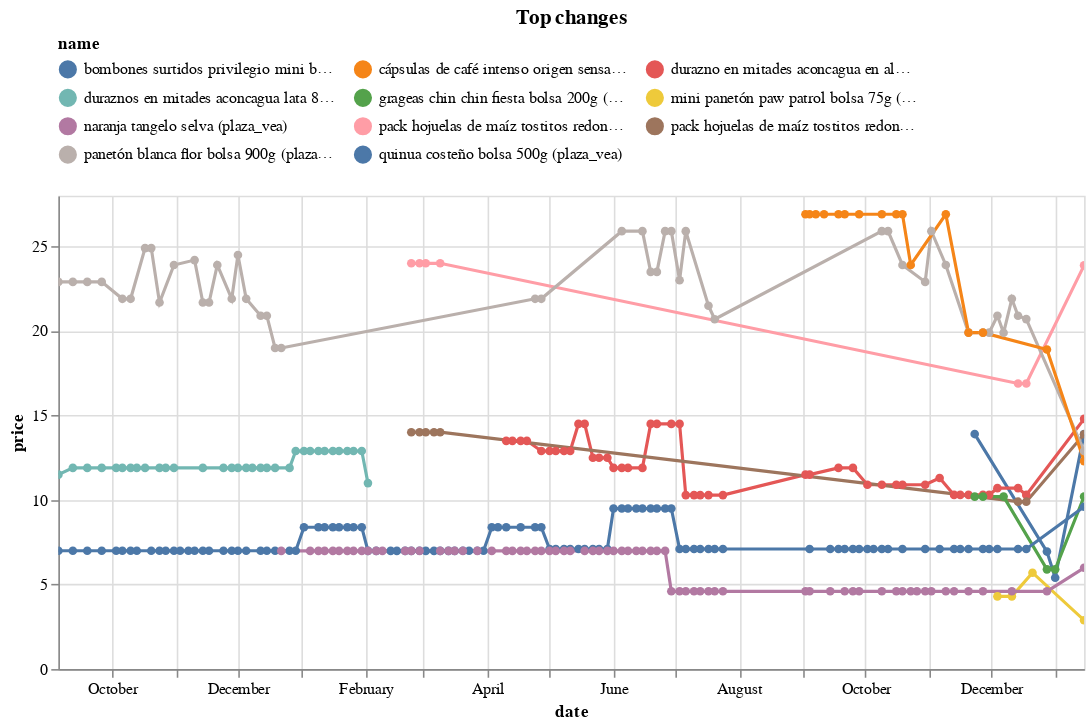

The notebook cell this image was saved under:
### Code cell
top_changes.head(10).pipe(plot_changes, 'Top changes')

### Figure 1 — Vega-Lite specification as saved in the notebook (floating-point values rounded to 4 significant figures; data arrays with more than 128 entries replaced by an {"elided": "..."} marker saying what was removed)
{"config": {"view": {"continuousWidth": 300, "continuousHeight": 300}, "legend": {"columns": 3, "orient": "top"}}, "data": {"name": "data-c5024d41470a5b7c85e9dd9f76db26d1"}, "mark": {"type": "line", "point": true}, "encoding": {"color": {"field": "name", "scale": {"domain": ["bombones surtidos privilegio mini bastón de navidad pote 33.6g (plaza_vea)", "cápsulas de café intenso origen sensations caja 16un (plaza_vea)", "durazno en mitades aconcagua en almibar lata 822g (plaza_vea)", "duraznos en mitades aconcagua lata 822g (plaza_vea)", "grageas chin chin fiesta bolsa 200g (plaza_vea)", "mini panetón paw patrol bolsa 75g (plaza_vea)", "naranja tangelo selva (plaza_vea)", "pack hojuelas de maíz tostitos redondo con sal 280g bolsa 3un (plaza_vea)", "pack hojuelas de maíz tostitos redondos con sal 150g bolsa 3un (plaza_vea)", "panetón blanca flor bolsa 900g (plaza_vea)", "quinua costeño bolsa 500g (plaza_vea)"]}, "type": "nominal"}, "tooltip": [{"field": "name", "type": "nominal"}, {"field": "price", "type": "quantitative"}, {"field": "last_price", "type": "quantitative"}], "x": {"field": "date", "type": "temporal"}, "y": {"field": "price", "type": "quantitative"}}, "params": [{"name": "param_1", "select": {"type": "point", "fields": ["name"]}, "bind": "legend"}, {"name": "param_2", "select": {"type": "interval", "encodings": ["x", "y"]}, "bind": "scales"}], "title": "Top changes", "transform": [{"filter": {"param": "param_1"}}], "width": 650, "$schema": "https://vega.github.io/schema/vega-lite/v5.16.3.json", "datasets": {"data-c5024d41470a5b7c85e9dd9f76db26d1": {"elided": "346 records"}}}
